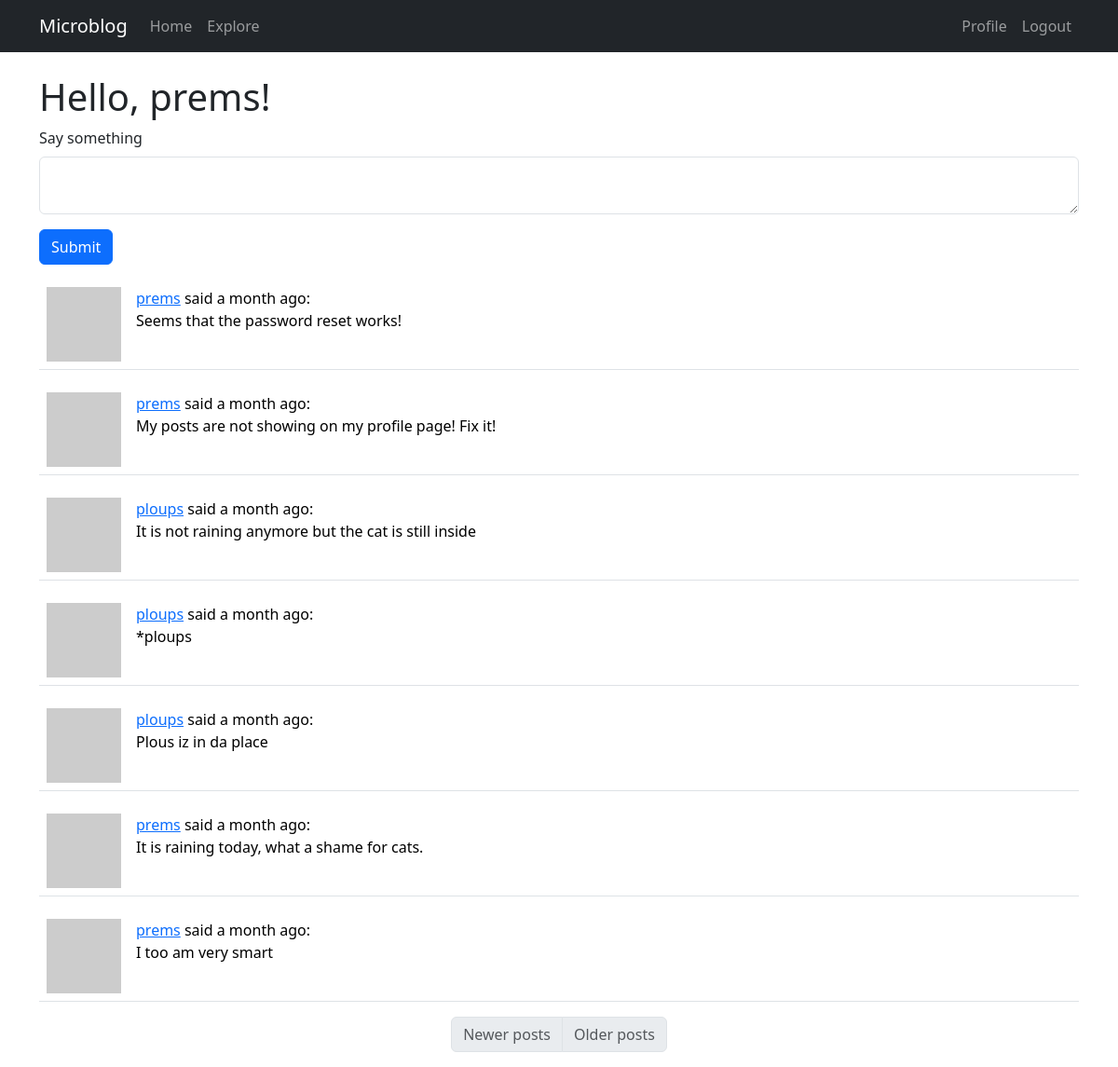
The app's page /index (signed in) with its own data.
### app/models.py (models this page shows, shortened)
class User(UserMixin, db.Model):
    id: so.Mapped[int] = so.mapped_column(primary_key=True)
    username: so.Mapped[str] = so.mapped_column(sa.String(64), index=True, unique=True)
    email: so.Mapped[str] = so.mapped_column(sa.String(120), index=True, unique=True)
    password_hash: so.Mapped[Optional[str]] = so.mapped_column(sa.String(256))
    posts: so.WriteOnlyMapped["Post"] = so.relationship(back_populates="author")
    about_me: so.Mapped[Optional[str]] = so.mapped_column(sa.String(140))
    last_seen: so.Mapped[Optional[datetime]] = so.mapped_column(
        default=lambda: datetime.now(timezone.utc)
    )
    following: so.WriteOnlyMapped["User"] = so.relationship(
        secondary=followers,
        primaryjoin=(followers.c.follower_id == id),
        secondaryjoin=(followers.c.followed_id == id),
        back_populates="followers",
    )
    followers: so.WriteOnlyMapped["User"] = so.relationship(
        secondary=followers,
        primaryjoin=(followers.c.followed_id == id),
        secondaryjoin=(followers.c.follower_id == id),
        back_populates="following",
    )
    def avatar(self, size):
        digest = md5(self.email.lower().encode("utf-8")).hexdigest()
        return f"https://www.gravatar.com/avatar/{digest}?d=identicon&s={size}"
    def following_posts(self):
        Author = so.aliased(User)
        Follower = so.aliased(User)
        return (
            sa.select(Post)
            .join(Post.author.of_type(Author))
            .join(Author.followers.of_type(Follower), isouter=True)
            .where(sa.or_(Follower.id == self.id, Author.id == self.id))
            .group_by(Post)
            .order_by(Post.timestamp.desc())
        )

class Post(db.Model):
    id: so.Mapped[int] = so.mapped_column(primary_key=True)
    body: so.Mapped[str] = so.mapped_column(sa.String(140))
    timestamp: so.Mapped[datetime] = so.mapped_column(
        index=True, default=lambda: datetime.now(timezone.utc)
    )
    user_id: so.Mapped[int] = so.mapped_column(sa.ForeignKey(User.id), index=True)
    author: so.Mapped[User] = so.relationship(back_populates="posts")
    language: so.Mapped[Optional[str]] = so.mapped_column(sa.String(5))

### app/main/routes.py (the view, shortened to what this page needs)
@bp.route("/", methods=["GET", "POST"])
@bp.route("/index", methods=["GET", "POST"])
@login_required
def index():
    form = PostForm()
    page = request.args.get("page", 1, int)
    posts = db.paginate(
        current_user.following_posts(),
        page=page,
        per_page=current_app.config["POSTS_PER_PAGE"],
        error_out=False,
    )
    prev_url = url_for("main.index", page=posts.prev_num) if posts.has_prev else None
    next_url = url_for("main.index", page=posts.next_num) if posts.has_next else None
    return render_template(
        "index.html",
        title=_("Home"),
        form=form,
        posts=posts,
        prev_url=prev_url,
        next_url=next_url,
    )

### app/main/forms.py
class PostForm(FlaskForm):
    post = TextAreaField(
        _l("Say something"), validators=[DataRequired(), Length(min=1, max=140)]
    )
    submit = SubmitField(_l("Submit"))

### app/__init__.py (called while the page is built)
def get_locale():
    return request.accept_languages.best_match(current_app.config["LANGUAGES"])

### app/main/routes.py (called while the page is built)
@bp.before_app_request
def before_request():
    if current_user.is_authenticated:
        current_user.last_seen = datetime.now(timezone.utc)
        db.session.commit()
    g.locale = get_locale()

### app/models.py (called while the page is built)
@login.user_loader
def load_user(id):
    return db.session.get(User, int(id))

### app/templates/index.html
{% extends 'base.html' %}
{% import "bootstrap_wtf.html" as wtf %}
{% block content %}
<h1>{{_("Hello")}}, {{ current_user.username }}!</h1>
{% if form %}
{{ wtf.quick_form(form) }}
{% endif %}
{% for post in posts %}
{% include '_post.html' %}
{% endfor %}
<nav aria-label="Post navigation">
  <ul class="pagination justify-content-center">
    <li class="page-item {% if not prev_url %} disabled{% endif %}">
      <a class="page-link" href="{{ prev_url }}">{{_("Newer posts")}}</a>
    </li>
    <li class=" page-item {% if not next_url %} disabled{% endif %}">
        <a class="page-link" href="{{ next_url }}">{{_("Older posts")}}</a>
    </li>
  </ul>
</nav>
{% endblock %}

### app/templates/_post.html (shortened to what this page needs)
<table class="table table-hover">
    <tr valign="top">
        <td width="70px">
            <a href="{{ url_for('main.user', username=post.author.username) }}">
                <img src="{{ post.author.avatar(36) }}"></a>
        </td>
        <td>
            <a href="{{ url_for('main.user', username=post.author.username) }}">
                {{ post.author.username }}</a>
            {{_("said")}} {{ moment(post.timestamp).fromNow() }}:
            <br>
            <span id="post{{ post.id }}">{{ post.body }}</span>
        </td>
    </tr>
</table>

### records on screen
User: username "prems"
Post: author.username "prems", timestamp "a month ago", body "Seems that the password reset works!"
Post: author.username "prems", timestamp "a month ago", body "My posts are not showing on my profile page! Fix it!"
Post: author.username "ploups", timestamp "a month ago", body "It is not raining anymore but the cat is still inside"
Post: author.username "ploups", timestamp "a month ago", body "*ploups"
Post: author.username "ploups", timestamp "a month ago", body "Plous iz in da place"
Post: author.username "prems", timestamp "a month ago", body "It is raining today, what a shame for cats."
Post: author.username "prems", timestamp "a month ago", body "I too am very smart"

### other values on screen
{{ field.label(class='form-label') }} "Say something"
